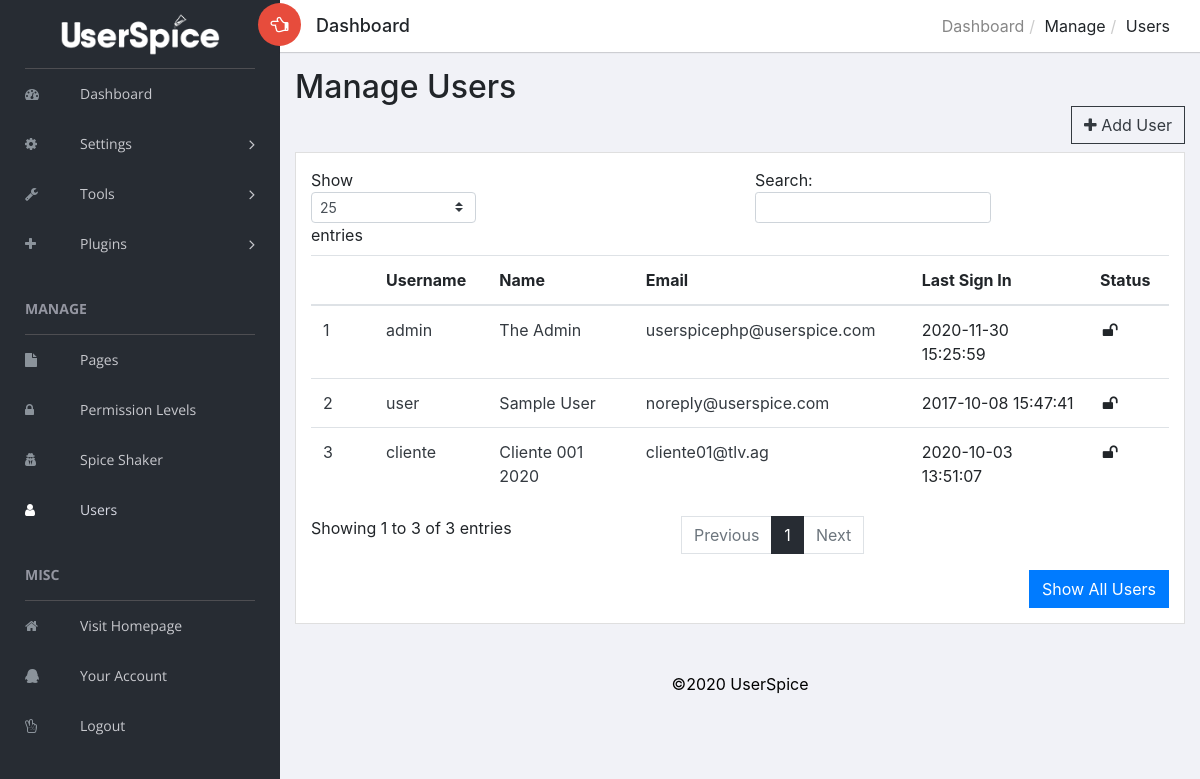
The page /admin/users/admin.php?view=users&id=1 (signed in) on the database its author committed.
### tables this page shows
CREATE TABLE `users` (
  `id` int(11) NOT NULL AUTO_INCREMENT,
  `email` varchar(155) NOT NULL,
  `email_new` varchar(155) DEFAULT NULL,
  `username` varchar(255) NOT NULL,
  `password` varchar(255) DEFAULT NULL,
  `pin` varchar(255) DEFAULT NULL,
  `fname` varchar(255) NOT NULL,
  `lname` varchar(255) NOT NULL,
  `permissions` int(11) NOT NULL,
  `logins` int(11) unsigned NOT NULL,
  `account_owner` tinyint(4) NOT NULL DEFAULT '1',
  `account_id` int(11) NOT NULL DEFAULT '0',
  `company` varchar(255) NOT NULL,
  `join_date` datetime NOT NULL,
  `last_login` datetime NOT NULL,
  `email_verified` tinyint(4) NOT NULL DEFAULT '0',
  `vericode` varchar(15) NOT NULL,
  `active` int(1) NOT NULL,
  `oauth_provider` varchar(255) NOT NULL,
  `oauth_uid` varchar(255) NOT NULL,
  `gender` varchar(10) NOT NULL,
  `locale` varchar(10) NOT NULL,
  `gpluslink` varchar(255) NOT NULL,
  `picture` varchar(255) NOT NULL,
  `created` datetime NOT NULL,
  `modified` datetime NOT NULL,
  `fb_uid` varchar(255) NOT NULL,
  `un_changed` int(1) NOT NULL,
  `msg_exempt` int(1) NOT NULL DEFAULT '0',
  `last_confirm` datetime DEFAULT NULL,
  `protected` int(1) NOT NULL DEFAULT '0',
  `dev_user` int(1) NOT NULL DEFAULT '0',
  `msg_notification` int(1) NOT NULL DEFAULT '1',
  `force_pr` int(1) NOT NULL DEFAULT '0',
  `twoKey` varchar(16) DEFAULT NULL,
  `twoEnabled` int(1) DEFAULT '0',
  `twoDate` datetime DEFAULT NULL,
  `cloak_allowed` tinyint(1) NOT NULL DEFAULT '0',
  `org` int(11) DEFAULT NULL,
  `account_mgr` int(11) DEFAULT '0',
  `oauth_tos_accepted` tinyint(1) DEFAULT NULL,
  `vericode_expiry` datetime DEFAULT NULL,
  `language` varchar(255) DEFAULT 'en-US',
  PRIMARY KEY (`id`),
  KEY `EMAIL` (`email`) USING BTREE
);

CREATE TABLE `settings` (
  `id` int(50) NOT NULL AUTO_INCREMENT,
  `recaptcha` int(1) NOT NULL DEFAULT '0',
  `force_ssl` int(1) NOT NULL,
  `css_sample` int(1) NOT NULL,
  `us_css1` varchar(255) NOT NULL,
  `us_css2` varchar(255) NOT NULL,
  `us_css3` varchar(255) NOT NULL,
  `site_name` varchar(100) NOT NULL,
  `language` varchar(255) NOT NULL,
  `track_guest` int(1) NOT NULL,
  `site_offline` int(1) NOT NULL,
  `force_pr` int(1) NOT NULL,
  `glogin` int(1) NOT NULL DEFAULT '0',
  `fblogin` int(1) NOT NULL,
  `gid` varchar(255) NOT NULL,
  `gsecret` varchar(255) NOT NULL,
  `gredirect` varchar(255) NOT NULL,
  `ghome` varchar(255) NOT NULL,
  `fbid` varchar(255) NOT NULL,
  `fbsecret` varchar(255) NOT NULL,
  `fbcallback` varchar(255) NOT NULL,
  `graph_ver` varchar(255) NOT NULL,
  `finalredir` varchar(255) NOT NULL,
  `req_cap` int(1) NOT NULL,
  `req_num` int(1) NOT NULL,
  `min_pw` int(2) NOT NULL,
  `max_pw` int(3) NOT NULL,
  `min_un` int(2) NOT NULL,
  `max_un` int(3) NOT NULL,
  `messaging` int(1) NOT NULL,
  `snooping` int(1) NOT NULL,
  `echouser` int(11) NOT NULL,
  `wys` int(1) NOT NULL,
  `change_un` int(1) NOT NULL,
  `backup_dest` varchar(255) NOT NULL,
  `backup_source` varchar(255) NOT NULL,
  `backup_table` varchar(255) NOT NULL,
  `msg_notification` int(1) NOT NULL,
  `permission_restriction` int(1) NOT NULL,
  `auto_assign_un` int(1) NOT NULL,
  `page_permission_restriction` int(1) NOT NULL,
  `msg_blocked_users` int(1) NOT NULL,
  `msg_default_to` int(1) NOT NULL,
  `notifications` int(1) NOT NULL,
  `notif_daylimit` int(3) NOT NULL,
  `recap_public` varchar(100) NOT NULL,
  `recap_private` varchar(100) NOT NULL,
  `page_default_private` int(1) NOT NULL,
  `navigation_type` tinyint(1) NOT NULL,
  `copyright` varchar(255) NOT NULL,
  `custom_settings` int(1) NOT NULL,
  `system_announcement` varchar(255) NOT NULL,
  `twofa` int(1) DEFAULT '0',
  `force_notif` tinyint(1) DEFAULT NULL,
  `cron_ip` varchar(255) DEFAULT NULL,
  `registration` tinyint(1) DEFAULT NULL,
  `join_vericode_expiry` int(9) unsigned NOT NULL,
  `reset_vericode_expiry` int(9) unsigned NOT NULL,
  `admin_verify` tinyint(1) NOT NULL,
  `admin_verify_timeout` int(9) NOT NULL,
  `session_manager` tinyint(1) NOT NULL,
  `template` varchar(255) DEFAULT 'standard',
  `saas` tinyint(1) DEFAULT NULL,
  `redirect_uri_after_login` text,
  `show_tos` tinyint(1) DEFAULT '1',
  `default_language` varchar(11) DEFAULT NULL,
  `allow_language` tinyint(1) DEFAULT NULL,
  `spice_api` varchar(75) DEFAULT NULL,
  `announce` datetime DEFAULT NULL,
  `bleeding_edge` tinyint(1) DEFAULT '0',
  `err_time` int(11) DEFAULT '15',
  `container_open_class` varchar(255) DEFAULT 'container-fluid',
  PRIMARY KEY (`id`)
);

### admin/users/classes/class.autoloader.php (called while the page is built, shortened)
<?php
class Autoloader {
	protected static $fileExt = '.php';
	public static function loader($className) {
		$filename = $className . static::$fileExt;
	}
	public static function setFileExt($fileExt) {
		static::$fileExt = $fileExt;
	}
}

### admin/users/classes/Input.php (called while the page is built, shortened)
<?php
class Input {
	public static function get($item){
		if (isset($_POST[$item])) {
			return self::sanitize($_POST[$item]);
		} elseif(isset($_GET[$item])){
			return self::sanitize($_GET[$item]);
		}
		return '';
	}
	public static function sanitize($item){
		if (is_array($item)){
			foreach ($item as $key => $itemValue){
				$postItems[$key]=self::sanitize($itemValue);
			}
			return $postItems;
		}else{
			return trim(htmlentities($item, ENT_QUOTES, 'UTF-8'));
		}
	}
}

### admin/users/init.php (called while the page is built, shortened)
<?php
require_once 'classes/class.autoloader.php';
$abs_us_root=$_SERVER['DOCUMENT_ROOT'];
$self_path=explode("/", $_SERVER['PHP_SELF']);
$self_path_length=count($self_path);
for($i = 1; $i < $self_path_length; $i++){
	array_splice($self_path, $self_path_length-$i, $i);
	$us_url_root=implode("/",$self_path)."/";
	if (file_exists($abs_us_root.$us_url_root.'z_us_root.php')){
		break;
	}else{
		$file_found=FALSE;
	}
}
 $us_url_root = $us_url_root."admin/";

### admin/users/classes/DB.php (called while the page is built, shortened)
<?php
class DB {
	private static $_instance = null;
	private $_pdo, $_query, $_error = false, $_errorInfo, $_results=[], $_resultsArray=[], $_count = 0, $_lastId, $_queryCount=0;
	private function __construct($config = []){
		if (!$opts = Config::get('mysql/options'))
			$opts = array(PDO::MYSQL_ATTR_INIT_COMMAND => "SET SESSION sql_mode = ''");
		try{
			if($config == []){
				$this->_pdo = new PDO('mysql:host=' .
					Config::get('mysql/host') .';dbname='.
					Config::get('mysql/db') . ';charset=utf8',
					Config::get('mysql/username'),
					Config::get('mysql/password'),
					$opts);
				}
			}catch(PDOException $e){
			die($e->getMessage());
		}
	}
	public static function getInstance(){
		if (!isset(self::$_instance)) {
			self::$_instance = new DB();
		}
		return self::$_instance;
	}
	public function query($sql, $params = array()){
		$this->_error = false;
		$this->_errorInfo = array(0, null, null); $this->_resultsArray=[]; $this->_count=0; $this->_lastId=0;
		if ($this->_query = $this->_pdo->prepare($sql)) {
			$x = 1;
			if (count($params)) {
				foreach ($params as $param) {
					$this->_query->bindValue($x, $param);
					$x++;
				}
			}
			if ($this->_query->execute()) {
				if ($this->_query->columnCount() > 0) {
					$this->_results = $this->_query->fetchALL(PDO::FETCH_OBJ);
				}
				$this->_count = $this->_query->rowCount();
			} else{
				$this->_error = true;
				$this->_results = [];
				$this->_errorInfo = $this->_query->errorInfo();
			}
		}
		return $this;
	}
	public function action($action, $table, $where = array()){
		$sql    = "{$action} FROM {$table}";
		$values = array();
		$is_ok  = true;
		if ($where_text = $this->_calcWhere($where, $values, "and", $is_ok))
			$sql .= " WHERE $where_text";
		if ($is_ok)
			if (!$this->query($sql, $values)->error())
				return $this;
		return false;
	}
	private function _calcWhere($w, &$vals, $comboparg='and', &$is_ok=NULL) {
		if (is_array($w)) {
			$comb_ops   = ['and', 'or', 'and not', 'or not'];
			$valid_ops  = ['=', '<', '>', '<=', '>=', '<>', '!=', 'LIKE', 'NOT LIKE', 'ALIKE', 'NOT ALIKE', 'REGEXP', 'NOT REGEXP'];
			$two_args   = ['IS NULL', 'IS NOT NULL'];
			$four_args  = ['BETWEEN', 'NOT BETWEEN'];
			$arr_arg    = ['IN', 'NOT IN'];
			$nested_arg = ['ANY', 'ALL', 'SOME'];
			$nested     = ['EXISTS', 'NOT EXISTS'];
			$nestedIN   = ['IN SELECT', 'NOT IN SELECT'];
			$wcount     = count($w);
			if (array_values($w) === $w) {
				if (in_array(strtolower($w[0]), $comb_ops)) {
					$sql = '';
					$combop = '';
					for ($i = 1; $i < $wcount; $i++) {
						$sql .= ' '. $combop . ' ' . $this->_calcWhere($w[$i], $vals, "and", $is_ok);
						$combop = $w[0];
					}
					return '('.$sql.')';
				} elseif ($wcount==3  &&  in_array($w[1],$valid_ops)) {
					return "{$w[0]} {$w[1]} ?";
				} elseif ($wcount==2  &&  in_array($w[1],$two_args)) {
					return "{$w[0]} {$w[1]}";
				} elseif ($wcount==4  &&  in_array($w[1],$four_args)) {
					$vals[] = $w[2];
					$vals[] = $w[3];
					return "{$w[0]} {$w[1]} ? AND ?";
				} elseif ($wcount==3  &&  in_array($w[1],$arr_arg)  &&  is_array($w[2])) {
					$vals = array_merge($vals,$w[2]);
					return "{$w[0]} {$w[1]} (" . substr( str_repeat(",?",count($w[2])), 1) . ")";
				} elseif (($wcount==5 || $wcount==6 && is_array($w[5]))  &&  in_array($w[1],$valid_ops)  &&  in_array($w[2],$nested_arg)) {
					return  "{$w[0]} {$w[1]} {$w[2]}" . $this->get_subquery_sql($w[4],$w[3],$w[5],$vals,$is_ok);
				} elseif (($wcount==3 || $wcount==4 && is_array($w[3]))  &&  in_array($w[0],$nested)) {
					return $w[0] . $this->get_subquery_sql($w[2],$w[1],$w[3],$vals,$is_ok);
				} elseif (($wcount==4 || $wcount==5 && is_array($w[4]))  &&  in_array($w[1],$nestedIN)) {
					return "{$w[0]} " . substr($w[1],0,-7) . $this->get_subquery_sql($w[3],$w[2],$w[4],$vals,$is_ok);
				} else {
					echo "ERROR: w=".print_r($w,true)."<br />\n";
					$is_ok = false;
				}
			}
		} else {
			echo "ERROR: No array in $w<br />\n";
			$is_ok = false;
		}
	}
	public function get($table, $where){
		return $this->action('SELECT *', $table, $where);
	}
	public function results($assoc = false){
		return ($this->_results) ? $this->_results : [];
	}
	public function first($assoc = false){
				return ($this->count()>0)  ?  $this->results($assoc)[0]  :  [];
	}
	public function count(){
		return $this->_count;
	}
	public function error(){
		return $this->_error;
	}
}

### admin/users/helpers/users.php (called while the page is built, shortened)
<?php
if (!function_exists('fetchAllUsers')) {
    function fetchAllUsers(string $orderBy = null, bool $desc = false, bool $disabled = true)
    {
        $db = DB::getInstance();
        $q = 'SELECT * FROM users';
        if (!$disabled) {
            $q .= ' WHERE permissions=1';
        }
        if ($orderBy !== null) {
            if ($desc === true) {
                $q .= " ORDER BY $orderBy DESC";
            } else {
                $q .= " ORDER BY $orderBy";
            }
        }
        $query = $db->query($q);
        $results = $query->results();
        return $results;
    }
}

### admin/users/classes/Config.php (called while the page is built)
<?php
class Config {
	public static function get($path = null){
		if($path){
			$config = $GLOBALS['config'];
			$path = explode('/', $path);
			foreach ($path as $bit) {
				if(isset($config[$bit])){
					$config = $config[$bit];
				} else {
					return false;
				}
			}
			return $config;
		}
		return false;
	}
}

### admin/users/helpers/permissions.php (called while the page is built, shortened)
<?php
if (!function_exists('checkPermission')) {
    function checkPermission($permission)
    {
        $db = DB::getInstance();
        global $user;
        $access = 0;
        foreach ($permission[0] as $perm) {
            if ($access == 0) {
                $query = $db->query('SELECT id FROM user_permission_matches  WHERE user_id = ? AND permission_id = ?', [$user->data()->id, $perm->permission_id]);
                $results = $query->count();
                if ($results > 0) {
                    $access = 1;
                }
            }
        }
        if ($access == 1) {
            return true;
        }
    }
}

### admin/users/views/_admin_users.php (the view, shortened to what this page needs)
<div class="col-sm-8">
  <div class="page-header float-right">
    <div class="page-title">
      <ol class="breadcrumb text-right">
        <li><a href="<?=$us_url_root; ?>users/admin.php">Dashboard</a></li>
        <li>Manage</li>
        <li class="active">Users</li>
      </ol>
    </div>
  </div>
</div>
</div>
</header>
<?php
$query = $db->query('SELECT * FROM email');
$results = $query->first();
$act = $results->email_act;
$hooks = getMyHooks(['page' => 'admin.php?view=users']);
  $userData = fetchAllUsers('permissions DESC,id', false, false);
  $showAllUsers = Input::get('showAllUsers');
  ?>
  <div class="content mt-3">
  <div class="row">
    <div class="col-12 mb-2">
    <h2>Manage Users</h2>
    <div class="w-100 text-right">
    <button class="btn btn-outline-dark" data-toggle="modal" data-target="#adduser"><i class="fa fa-plus"></i> Add User</button>
    </div>
    </div>
    <div class="col-12">
    <div class="card">
      <div class="card-body">
      <div class="allutable">
      <table id="paginate" class='table table-hover table-list-search'>
        <thead>
          <tr>
            <th></th><th></th><th>Username</th><th>Name</th><th>Email</th><?php includeHook($hooks, 'body'); ?>
            <th>Last Sign In</th><?php if ($act == 1) {?><th>Verified</th><?php } ?><th>Status</th>
          </tr>
        </thead>
        <tbody>
          <?php
          foreach ($userData as $v1) {
              ?>
            <tr>
              <td><a class="nounderline text-dark" href='admin.php?view=user&id=<?=$v1->id; ?>'><?=$v1->id; ?></a></td>
              <td><a class="nounderline text-danger" href='admin.php?view=user&id=<?=$v1->id; ?>'><?php if ($v1->force_pr == 1) {?><i class="fa fa-lock"></i><?php } ?></a></td>
              <td><a class="nounderline text-dark" href='admin.php?view=user&id=<?=$v1->id; ?>'><?=$v1->username; ?></a></td>
              <td><a class="nounderline text-dark" href='admin.php?view=user&id=<?=$v1->id; ?>'><?=$v1->fname; ?> <?=$v1->lname; ?></a></td>
              <td><a class="nounderline text-dark" href='admin.php?view=user&id=<?=$v1->id; ?>'><?=$v1->email; ?></a></td>
              <td><?php if ($v1->last_login != 0) {
                  echo $v1->last_login;
              } else {?> <i>Never</i> <?php } ?></td>
              <td><i class="fa fa-fw fa-<?php if ($v1->permissions == 1) {?>un<?php } ?>lock"></i></td>
            </tr>
          <?php
          } ?>
        </tbody>
      </table>
      <?php if ($showAllUsers != 1) {?><a href="?view=users&showAllUsers=1" class="btn btn-primary nounderline pull-right">Show All Users</a><?php } ?>
    </div>
      </div>
    </div>
    </div>
    </div>

### admin/users/admin.php (shortened to what this page needs)
<?php
require_once '../users/init.php';
$db = DB::getInstance();
$settings = $db->query('SELECT * FROM settings')->first();
?>
<?php $view = Input::get('view'); ?>
<?php require_once $abs_us_root.$us_url_root.'users/views/_admin_menu.php';
?>
<div id="right-panel" class="right-panel">
  <?php require_once $abs_us_root.$us_url_root.'users/views/_admin_header.php'; ?>
  <?php
  function usView($file)
  {
      global $abs_us_root;
      global $us_url_root;
      if (checkAccess('page', $file)) {
          if (file_exists($abs_us_root.$us_url_root.'usersc/includes/admin/'.$file)) {
              $path = $abs_us_root.$us_url_root.'usersc/includes/admin/'.$file;
          } elseif (file_exists($abs_us_root.$us_url_root.'users/views/'.$file)) {
              $path = $abs_us_root.$us_url_root.'users/views/'.$file;
          } else {
              $path = $abs_us_root.$us_url_root.'users/views/_admin_dashboard.php';
          }
          return $path;
      } else {
          $path = $abs_us_root.$us_url_root.'users/views/_admin_dashboard.php';
          return $path;
      }
  }
  function checkAccess($key, $value)
  {
      global $db, $user, $master_account;
      if (in_array($user->data()->id, $master_account) || hasPerm([2], $user->data()->id)) {
          return true;
      }
  }
  switch ($view) {
    case 'users':
    $path = usView('_admin_users.php');
    include $path;
    break;
    }
    ?>
    <p align="center">
      <font color='black'><br>&copy;<?=date('Y '); ?><?=$settings->copyright; ?></font>
    </p>
  </div>
</div>
</body>
</html>

### rows shown on the page
users: id "1", username "admin", fname "The", lname "Admin", email "userspicephp@userspice.com", last_login "2020-11-30 15:25:59", permissions 1 (drawn)
users: id "2", username "user", fname "Sample", lname "User", email "noreply@userspice.com", last_login "2017-10-08 15:47:41", permissions 1 (drawn)
users: id "3", username "cliente", fname "Cliente 001", lname "2020", email "cliente01@tlv.ag", last_login "2020-10-03 13:51:07", permissions 1 (drawn)
settings: copyright "UserSpice"

### other values the page prints
lang("BE_DASH") "Dashboard"
lang("BE_SETTINGS") "Settings"
lang("BE_TOOLS") "Tools"
